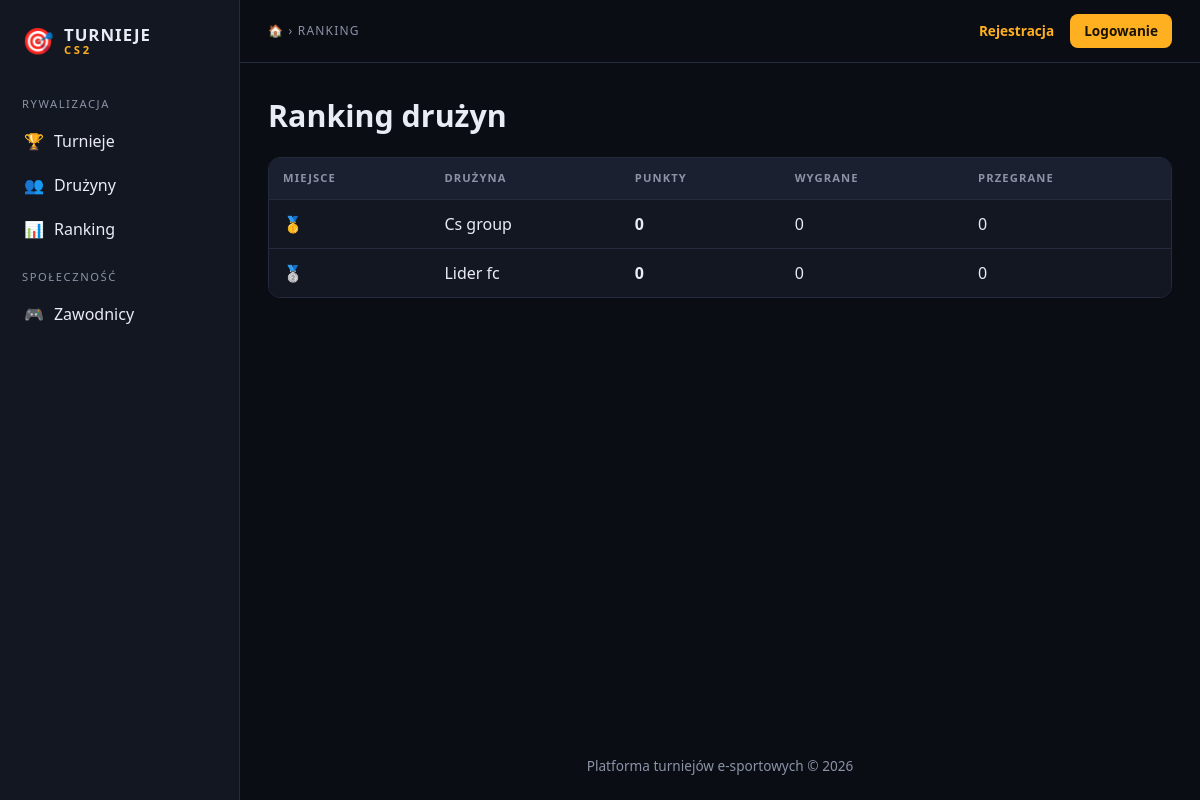
The page /Strona/turnieje/ranking.php on the database its author committed.
### tables this page shows
CREATE TABLE `ranking` (
  `id_druzyny` int(11) NOT NULL,
  `punkty` int(11) NOT NULL DEFAULT 0,
  `wygrane` int(11) NOT NULL DEFAULT 0,
  `przegrane` int(11) NOT NULL DEFAULT 0
);

CREATE TABLE `druzyna` (
  `id_druzyny` int(11) NOT NULL,
  `nazwa` varchar(30) NOT NULL,
  `id_wlasciciela` int(11) NOT NULL,
  `data_utworzenia` date NOT NULL DEFAULT curdate()
);

### Strona/turnieje/includes/db.php (called while the page is built, shortened)
<?php
function db(): PDO {
    static $pdo = null;
    if ($pdo === null) {
        $pdo = new PDO(
            'mysql:host=' . DB_HOST . ';dbname=' . DB_NAME . ';charset=utf8mb4',
            DB_USER, DB_PASS,
            [
                PDO::ATTR_ERRMODE            => PDO::ERRMODE_EXCEPTION,
                PDO::ATTR_DEFAULT_FETCH_MODE => PDO::FETCH_ASSOC,
                PDO::ATTR_EMULATE_PREPARES   => false,
            ]
        );
    }
    return $pdo;
}

### Strona/turnieje/includes/auth.php (called while the page is built, shortened)
<?php
require_once __DIR__ . '/db.php';
function e($tekst): string {
    return htmlspecialchars((string)$tekst, ENT_QUOTES, 'UTF-8');
}

### Strona/turnieje/ranking.php (the view, shortened to what this page needs)
<?php
require_once 'includes/auth.php';
$wiersze = db()->query(
    'SELECT d.nazwa, r.punkty, r.wygrane, r.przegrane
     FROM ranking r JOIN druzyna d ON d.id_druzyny = r.id_druzyny
     ORDER BY r.punkty DESC, r.wygrane DESC, d.nazwa ASC
     LIMIT 100'
)->fetchAll();
$medale = ['🥇', '🥈', '🥉'];
require 'includes/header.php';
?>
<h1>Ranking drużyn</h1>
<?php if (!$wiersze): ?>
  <p class="przygaszony">Ranking jest jeszcze pusty.</p>
<?php else: ?>
  <div class="tabela-wrap"><table>
    <tr><th>Miejsce</th><th>Drużyna</th><th>Punkty</th><th>Wygrane</th><th>Przegrane</th></tr>
    <?php foreach ($wiersze as $i => $w): ?>
      <tr>
        <td><?= $medale[$i] ?? ($i + 1) ?></td><td><?= e($w['nazwa']) ?></td>
        <td><strong><?= (int)$w['punkty'] ?></strong></td><td><?= (int)$w['wygrane'] ?></td><td><?= (int)$w['przegrane'] ?></td>
      </tr>
    <?php endforeach; ?>
  </table></div>
<?php endif; ?>
<?php require 'includes/footer.php'; ?>

### Strona/turnieje/assets/style.css (style rules this page uses)
:root { --bg:#0b0d14; --panel:#131722; --panel2:#1a2030; --linia:#242b3f; --tekst:#e9ecf5; --przyg:#8b93a7; --akcent:#ffb020; --akcent-t:#1a1200; --blad:#ff6b6b; --ok:#4cd98a; }
* { box-sizing:border-box }
html { scroll-behavior:smooth }
body { margin:0;font-family:system-ui,"Segoe UI",Roboto,Arial,sans-serif;background:var(--bg);color:var(--tekst);line-height:1.5 }
h1 { font-size:1.9rem;margin:.2em 0 .6em }
.tabela-wrap { overflow-x:auto;border:1px solid var(--linia);border-radius:12px }
table { width:100%;border-collapse:collapse;background:var(--panel) }
th { font-size:.7rem;text-transform:uppercase;letter-spacing:.1em;color:var(--przyg);background:var(--panel2) }
th,td { padding:12px 14px;text-align:left;border-bottom:1px solid var(--linia) }
tr:last-child td { border-bottom:0 }

### rows shown on the page
ranking: i "🥇", id_druzyny.nazwa "Cs group", punkty "0", wygrane "0", przegrane "0"
ranking: i "🥈", id_druzyny.nazwa "Lider fc", punkty "0", wygrane "0", przegrane "0"

### other values the page prints
mb_strtoupper($tytul ?? 'Strona główna') "RANKING"
